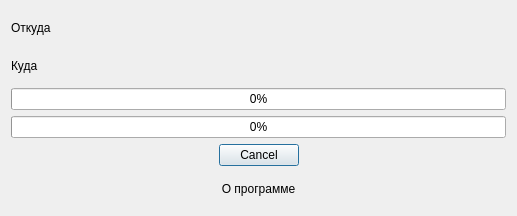
<?xml version="1.0" encoding="UTF-8"?>
<ui version="4.0">
 <class>Dialog</class>
 <widget class="QDialog" name="Dialog">
  <property name="geometry">
   <rect>
    <x>0</x>
    <y>0</y>
    <width>517</width>
    <height>216</height>
   </rect>
  </property>
  <property name="windowTitle">
   <string>ДЦ ЮГ. Удаленная загрузка фалов</string>
  </property>
  <layout class="QVBoxLayout" name="verticalLayout">
   <item>
    <widget class="QLabel" name="labelFrom">
     <property name="text">
      <string>Откуда</string>
     </property>
    </widget>
   </item>
   <item>
    <widget class="QLabel" name="labelTo">
     <property name="text">
      <string>Куда</string>
     </property>
    </widget>
   </item>
   <item>
    <widget class="QProgressBar" name="progressBar">
     <property name="value">
      <number>0</number>
     </property>
    </widget>
   </item>
   <item>
    <widget class="QProgressBar" name="progressBarAll">
     <property name="value">
      <number>0</number>
     </property>
    </widget>
   </item>
   <item>
    <layout class="QHBoxLayout" name="horizontalLayout">
     <item>
      <spacer name="horizontalSpacer">
       <property name="orientation">
        <enum>Qt::Horizontal</enum>
       </property>
       <property name="sizeHint" stdset="0">
        <size>
         <width>40</width>
         <height>20</height>
        </size>
       </property>
      </spacer>
     </item>
     <item>
      <widget class="QDialogButtonBox" name="buttonBox">
       <property name="sizePolicy">
        <sizepolicy hsizetype="Fixed" vsizetype="Fixed">
         <horstretch>0</horstretch>
         <verstretch>0</verstretch>
        </sizepolicy>
       </property>
       <property name="standardButtons">
        <set>QDialogButtonBox::Cancel</set>
       </property>
      </widget>
     </item>
     <item>
      <spacer name="horizontalSpacer_2">
       <property name="orientation">
        <enum>Qt::Horizontal</enum>
       </property>
       <property name="sizeHint" stdset="0">
        <size>
         <width>40</width>
         <height>20</height>
        </size>
       </property>
      </spacer>
     </item>
    </layout>
   </item>
   <item>
    <widget class="QLabel" name="labelAbout">
     <property name="layoutDirection">
      <enum>Qt::LeftToRight</enum>
     </property>
     <property name="text">
      <string>О программе</string>
     </property>
     <property name="alignment">
      <set>Qt::AlignCenter</set>
     </property>
    </widget>
   </item>
  </layout>
 </widget>
 <layoutdefault spacing="6" margin="11"/>
 <resources/>
 <connections/>
</ui>
